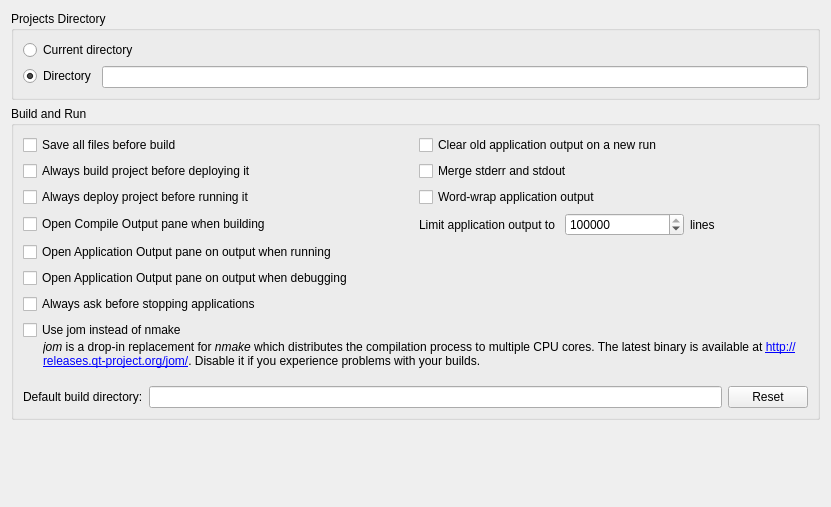
<?xml version="1.0" encoding="UTF-8"?>
<ui version="4.0">
 <class>ProjectExplorer::Internal::ProjectExplorerSettingsPageUi</class>
 <widget class="QWidget" name="ProjectExplorer::Internal::ProjectExplorerSettingsPageUi">
  <property name="geometry">
   <rect>
    <x>0</x>
    <y>0</y>
    <width>831</width>
    <height>507</height>
   </rect>
  </property>
  <layout class="QVBoxLayout" name="verticalLayout_3">
   <item>
    <widget class="QGroupBox" name="directoryGroupBox">
     <property name="title">
      <string>Projects Directory</string>
     </property>
     <layout class="QFormLayout" name="formLayout">
      <property name="fieldGrowthPolicy">
       <enum>QFormLayout::ExpandingFieldsGrow</enum>
      </property>
      <property name="labelAlignment">
       <set>Qt::AlignLeading|Qt::AlignLeft|Qt::AlignVCenter</set>
      </property>
      <item row="0" column="0" colspan="2">
       <widget class="QRadioButton" name="currentDirectoryRadioButton">
        <property name="text">
         <string>Current directory</string>
        </property>
        <attribute name="buttonGroup">
         <string notr="true">directoryButtonGroup</string>
        </attribute>
       </widget>
      </item>
      <item row="1" column="0">
       <widget class="QRadioButton" name="directoryRadioButton">
        <property name="text">
         <string>Directory</string>
        </property>
        <property name="checked">
         <bool>true</bool>
        </property>
        <attribute name="buttonGroup">
         <string notr="true">directoryButtonGroup</string>
        </attribute>
       </widget>
      </item>
      <item row="1" column="1">
       <widget class="Utils::PathChooser" name="projectsDirectoryPathChooser"/>
      </item>
     </layout>
    </widget>
   </item>
   <item>
    <widget class="QGroupBox" name="buildAndRunGroupBox">
     <property name="title">
      <string>Build and Run</string>
     </property>
     <layout class="QGridLayout" name="gridLayout">
      <item row="0" column="0">
       <widget class="QCheckBox" name="saveAllFilesCheckBox">
        <property name="text">
         <string>Save all files before build</string>
        </property>
       </widget>
      </item>
      <item row="0" column="1">
       <widget class="QCheckBox" name="cleanOldAppOutputCheckBox">
        <property name="text">
         <string>Clear old application output on a new run</string>
        </property>
       </widget>
      </item>
      <item row="1" column="0">
       <widget class="QCheckBox" name="buildProjectBeforeDeployCheckBox">
        <property name="text">
         <string>Always build project before deploying it</string>
        </property>
       </widget>
      </item>
      <item row="1" column="1">
       <widget class="QCheckBox" name="mergeStdErrAndStdOutCheckBox">
        <property name="toolTip">
         <string>Enabling this option ensures that the order of interleaved messages from stdout and stderr is preserved, at the cost of disabling highlighting of stderr.</string>
        </property>
        <property name="text">
         <string>Merge stderr and stdout</string>
        </property>
       </widget>
      </item>
      <item row="2" column="0">
       <widget class="QCheckBox" name="deployProjectBeforeRunCheckBox">
        <property name="text">
         <string>Always deploy project before running it</string>
        </property>
       </widget>
      </item>
      <item row="2" column="1">
       <widget class="QCheckBox" name="wrapAppOutputCheckBox">
        <property name="text">
         <string>Word-wrap application output</string>
        </property>
       </widget>
      </item>
      <item row="3" column="0">
       <widget class="QCheckBox" name="showCompileOutputCheckBox">
        <property name="text">
         <string>Open Compile Output pane when building</string>
        </property>
       </widget>
      </item>
      <item row="3" column="1">
       <widget class="QWidget" name="widget" native="true">
        <layout class="QHBoxLayout" name="horizontalLayout">
         <property name="leftMargin">
          <number>0</number>
         </property>
         <property name="topMargin">
          <number>0</number>
         </property>
         <property name="rightMargin">
          <number>0</number>
         </property>
         <property name="bottomMargin">
          <number>0</number>
         </property>
         <item>
          <widget class="QLabel" name="label">
           <property name="text">
            <string>Limit application output to </string>
           </property>
          </widget>
         </item>
         <item>
          <widget class="QSpinBox" name="maxAppOutputBox">
           <property name="minimum">
            <number>500</number>
           </property>
           <property name="maximum">
            <number>1000000</number>
           </property>
           <property name="singleStep">
            <number>500</number>
           </property>
           <property name="value">
            <number>100000</number>
           </property>
          </widget>
         </item>
         <item>
          <widget class="QLabel" name="label_2">
           <property name="text">
            <string>lines</string>
           </property>
          </widget>
         </item>
        </layout>
       </widget>
      </item>
      <item row="4" column="0">
       <widget class="QCheckBox" name="showRunOutputCheckBox">
        <property name="text">
         <string>Open Application Output pane on output when running</string>
        </property>
       </widget>
      </item>
      <item row="5" column="0">
       <widget class="QCheckBox" name="showDebugOutputCheckBox">
        <property name="text">
         <string>Open Application Output pane on output when debugging</string>
        </property>
       </widget>
      </item>
      <item row="6" column="0">
       <widget class="QCheckBox" name="promptToStopRunControlCheckBox">
        <property name="toolTip">
         <string>Ask before terminating the running application in response to clicking the stop button in Application Output.</string>
        </property>
        <property name="text">
         <string>Always ask before stopping applications</string>
        </property>
       </widget>
      </item>
      <item row="7" column="0" colspan="2">
       <layout class="QVBoxLayout" name="verticalLayout">
        <property name="spacing">
         <number>0</number>
        </property>
        <item>
         <widget class="QCheckBox" name="jomCheckbox">
          <property name="whatsThis">
           <string/>
          </property>
          <property name="text">
           <string>Use jom instead of nmake</string>
          </property>
         </widget>
        </item>
        <item>
         <widget class="QLabel" name="jomLabel">
          <property name="text">
           <string>&lt;i&gt;jom&lt;/i&gt; is a drop-in replacement for &lt;i&gt;nmake&lt;/i&gt; which distributes the compilation process to multiple CPU cores. The latest binary is available at &lt;a href=&quot;http://releases.qt-project.org/jom/&quot;&gt;http://releases.qt-project.org/jom/&lt;/a&gt;. Disable it if you experience problems with your builds.</string>
          </property>
          <property name="wordWrap">
           <bool>true</bool>
          </property>
          <property name="indent">
           <number>20</number>
          </property>
          <property name="openExternalLinks">
           <bool>true</bool>
          </property>
         </widget>
        </item>
       </layout>
      </item>
      <item row="8" column="0" colspan="2">
       <layout class="QHBoxLayout" name="horizontalLayout_2">
        <property name="topMargin">
         <number>12</number>
        </property>
        <item>
         <widget class="QLabel" name="buildDirLabel">
          <property name="text">
           <string>Default build directory:</string>
          </property>
         </widget>
        </item>
        <item>
         <widget class="QLineEdit" name="buildDirectoryEdit"/>
        </item>
        <item>
         <widget class="QPushButton" name="resetButton">
          <property name="text">
           <string>Reset</string>
          </property>
         </widget>
        </item>
       </layout>
      </item>
     </layout>
     <zorder>saveAllFilesCheckBox</zorder>
     <zorder>buildProjectBeforeDeployCheckBox</zorder>
     <zorder>deployProjectBeforeRunCheckBox</zorder>
     <zorder>showCompileOutputCheckBox</zorder>
     <zorder>cleanOldAppOutputCheckBox</zorder>
     <zorder>mergeStdErrAndStdOutCheckBox</zorder>
     <zorder>wrapAppOutputCheckBox</zorder>
     <zorder>widget</zorder>
     <zorder>promptToStopRunControlCheckBox</zorder>
     <zorder>showRunOutputCheckBox</zorder>
     <zorder>showDebugOutputCheckBox</zorder>
    </widget>
   </item>
   <item>
    <spacer name="verticalSpacer">
     <property name="orientation">
      <enum>Qt::Vertical</enum>
     </property>
     <property name="sizeHint" stdset="0">
      <size>
       <width>20</width>
       <height>40</height>
      </size>
     </property>
    </spacer>
   </item>
  </layout>
 </widget>
 <customwidgets>
  <customwidget>
   <class>Utils::PathChooser</class>
   <extends>QLineEdit</extends>
   <header>utils/pathchooser.h</header>
   <container>1</container>
  </customwidget>
 </customwidgets>
 <resources/>
 <connections/>
 <buttongroups>
  <buttongroup name="directoryButtonGroup"/>
 </buttongroups>
</ui>
